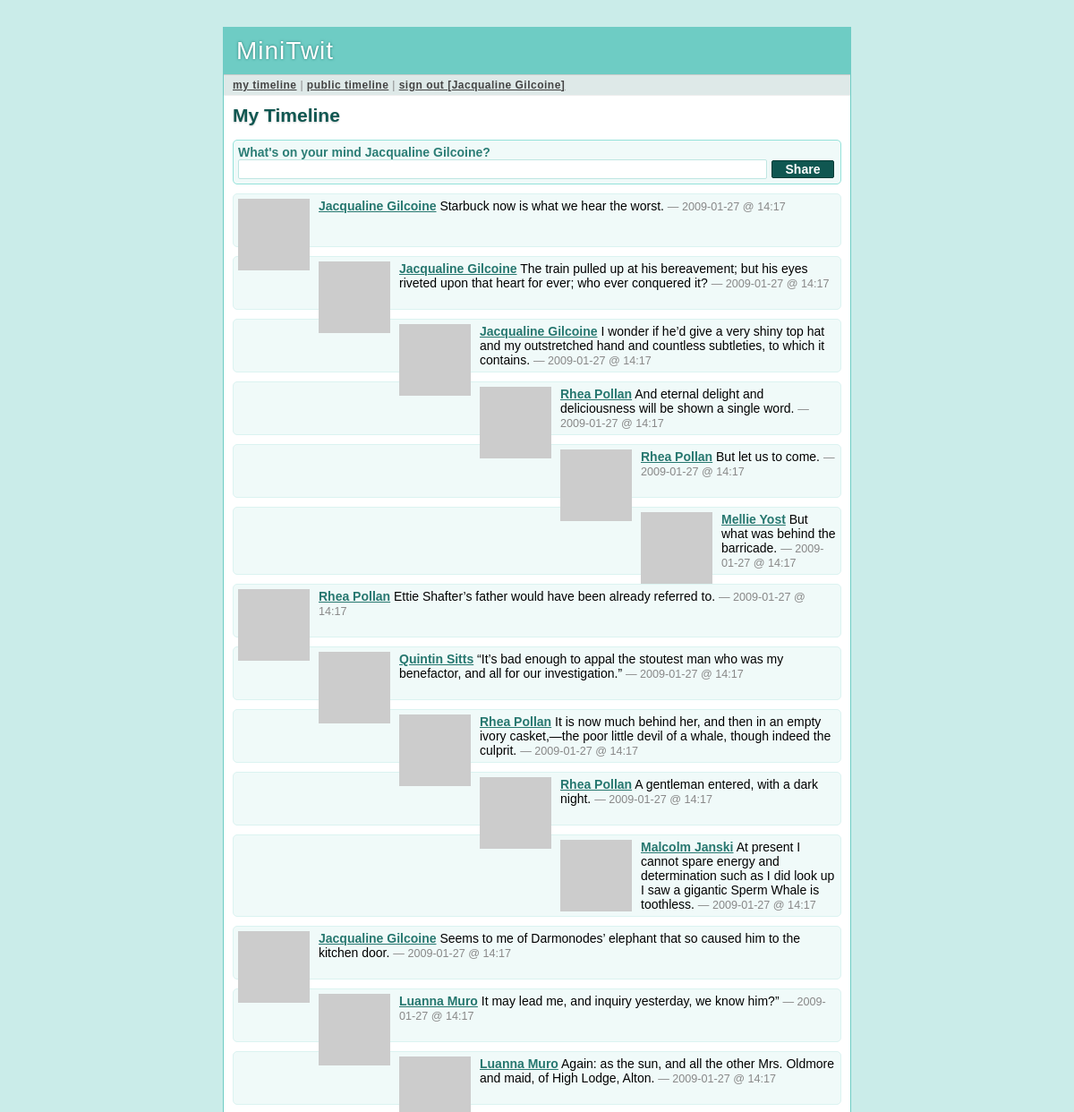
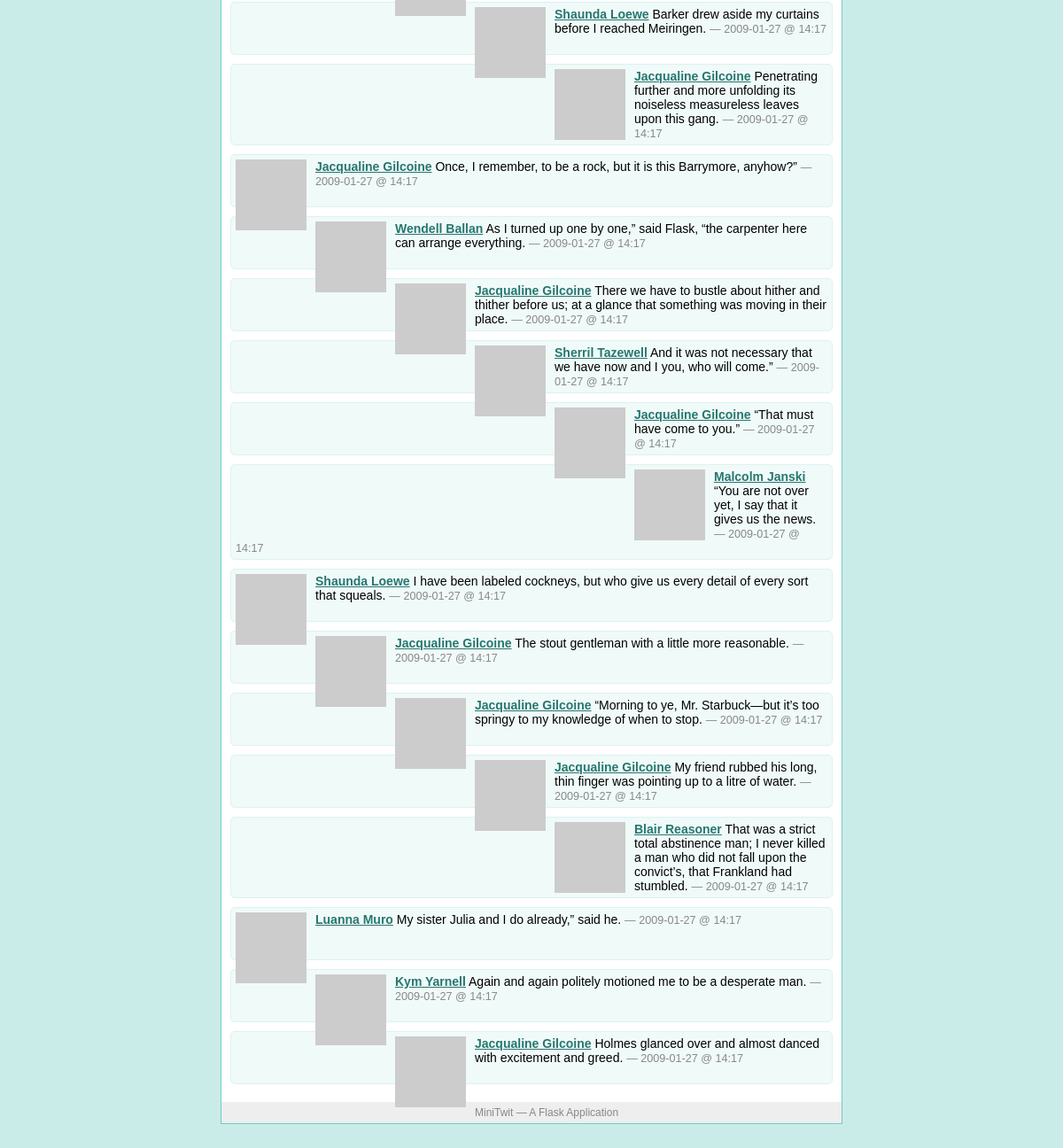
The app's page / (signed in) with its own data (2 pictures, top to bottom).
### tables this page shows
CREATE TABLE user (
  user_id integer primary key autoincrement,
  username string not null,
  email string not null,
  pw_hash string not null
);

### minitwit.py (the view)
@app.route('/')
def timeline():
    print "We got a visitor from: " + str(request.remote_addr)
    if not g.user:
        return redirect(url_for('public_timeline'))
    offset = request.args.get('offset', type=int)
    return render_template('timeline.html', messages=query_db('''
        select message.*, user.* from message, user
        where message.flagged = 0 and message.author_id = user.user_id and (
            user.user_id = ? or
            user.user_id in (select whom_id from follower
                                    where who_id = ?))
        order by message.pub_date desc limit ?''',
        [session['user_id'], session['user_id'], PER_PAGE]))

### minitwit.py (called while the page is built)
def connect_db():
    return sqlite3.connect(DATABASE)

def query_db(query, args=(), one=False):
    cur = g.db.execute(query, args)
    rv = [dict((cur.description[idx][0], value)
               for idx, value in enumerate(row)) for row in cur.fetchall()]
    return (rv[0] if rv else None) if one else rv

def format_datetime(timestamp):
    return datetime.utcfromtimestamp(timestamp).strftime('%Y-%m-%d @ %H:%M')

def gravatar_url(email, size=80):
    return 'http://www.gravatar.com/avatar/%s?d=identicon&s=%d' % \
        (md5(email.strip().lower().encode('utf-8')).hexdigest(), size)

@app.before_request
def before_request():
    g.db = connect_db()
    g.user = None
    if 'user_id' in session:
        g.user = query_db('select * from user where user_id = ?',
                          [session['user_id']], one=True)

@app.after_request
def after_request(response):
    g.db.close()
    return response

### templates/timeline.html
{% extends "layout.html" %}
{% block title %}
  {% if request.endpoint == 'public_timeline' %}
    Public Timeline
  {% elif request.endpoint == 'user_timeline' %}
    {{ profile_user.username }}'s Timeline
  {% else %}
    My Timeline
  {% endif %}
{% endblock %}
{% block body %}
  <h2>{{ self.title() }}</h2>
  {% if g.user %}
    {% if request.endpoint == 'user_timeline' %}
      <div class=followstatus>
      {% if g.user.user_id == profile_user.user_id %}
        This is you!
      {% elif followed %}
        You are currently following this user.
        <a class=unfollow href="{{ url_for('unfollow_user', username=profile_user.username)
          }}">Unfollow user</a>.
      {% else %}
        You are not yet following this user.
        <a class=follow href="{{ url_for('follow_user', username=profile_user.username)
          }}">Follow user</a>.
      {% endif %}
      </div>
    {% elif request.endpoint == 'timeline' %}
      <div class=twitbox>
        <h3>What's on your mind {{ g.user.username }}?</h3>
        <form action="{{ url_for('add_message') }}" method=post>
          <p><input type=text name=text size=60><input type=submit value="Share">
        </form>
      </div>
    {% endif %}
  {% endif %}
  <ul class=messages>
  {% for message in messages %}
    <li><img src="{{ message.email|gravatar(size=48) }}"><p>
      <strong><a href="{{ url_for('user_timeline', username=message.username)
      }}">{{ message.username }}</a></strong>
      {{ message.text }}
      <small>&mdash; {{ message.pub_date|datetimeformat }}</small>
  {% else %}
    <li><em>There's no message so far.</em>
  {% endfor %}
  </ul>
{% endblock %}

### templates/layout.html (shortened to what this page needs)
<!doctype html>
<link rel=stylesheet type=text/css href="{{ url_for('static', filename='style.css') }}">
<div class=page>
  <h1>MiniTwit</h1>
  <div class=navigation>
  {% if g.user %}
    <a href="{{ url_for('timeline') }}">my timeline</a> |
    <a href="{{ url_for('public_timeline') }}">public timeline</a> |
    <a href="{{ url_for('logout') }}">sign out [{{ g.user.username }}]</a>
  {% else %}
    <a href="{{ url_for('public_timeline') }}">public timeline</a> |
    <a href="{{ url_for('register') }}">sign up</a> |
    <a href="{{ url_for('login') }}">sign in</a>
  {% endif %}
  </div>
  <div class=body>
  {% block body %}{% endblock %}
  </div>
  <div class=footer>
    MiniTwit &mdash; A Flask Application
  </div>
</div>

### static/style.css (style rules this page uses)
a { color: #26776F; }
input[type="text"], input[type="password"] { background: white; border: 1px solid #BFE6E2; padding: 2px; font-family: 'Trebuchet MS', sans-serif; font-size: 14px; -moz-border-radius: 2px; -webkit-border-radius: 2px; color: #105751; }
input[type="submit"] { background: #105751; border: 1px solid #073B36; padding: 1px 3px; font-family: 'Trebuchet MS', sans-serif; font-size: 14px; font-weight: bold; -moz-border-radius: 2px; -webkit-border-radius: 2px; color: white; }
div.page { background: white; border: 1px solid #6ECCC4; width: 700px; margin: 30px auto; }
div.page h1 { background: #6ECCC4; margin: 0; padding: 10px 14px; color: white; letter-spacing: 1px; text-shadow: 0 0 3px #24776F; font-weight: normal; }
div.page div.navigation { background: #DEE9E8; padding: 4px 10px; border-top: 1px solid #ccc; border-bottom: 1px solid #eee; color: #888; font-size: 12px; letter-spacing: 0.5px; }
div.page div.navigation a { color: #444; font-weight: bold; }
div.page h2 { margin: 0 0 15px 0; color: #105751; text-shadow: 0 1px 2px #ccc; }
div.page div.body { padding: 10px; }
div.page div.footer { background: #eee; color: #888; padding: 5px 10px; font-size: 12px; }
div.page ul.messages { list-style: none; margin: 0; padding: 0; }
div.page ul.messages li { margin: 10px 0; padding: 5px; background: #F0FAF9; border: 1px solid #DBF3F1; -moz-border-radius: 5px; -webkit-border-radius: 5px; min-height: 48px; }
div.page ul.messages p { margin: 0; }
div.page ul.messages li img { float: left; padding: 0 10px 0 0; }
div.page ul.messages li small { font-size: 0.9em; color: #888; }
div.page div.twitbox { margin: 10px 0; padding: 5px; background: #F0FAF9; border: 1px solid #94E2DA; -moz-border-radius: 5px; -webkit-border-radius: 5px; }
div.page div.twitbox h3 { margin: 0; font-size: 1em; color: #2C7E76; }
div.page div.twitbox p { margin: 0; }
div.page div.twitbox input[type="text"] { width: 585px; }
div.page div.twitbox input[type="submit"] { width: 70px; margin-left: 5px; }

### records on screen
user: user.username "Jacqualine Gilcoine", username "Jacqualine Gilcoine", text "Starbuck now is what we hear the worst.", pub_date "2009-01-27 @ 14:17", text "The train pulled up at his bereavement; but his eyes riveted upon that heart for ever; who ever conquered it?", text "I wonder if he’d give a very shiny top hat and my outstretched hand and countless subtleties, to which it contains.", text "Seems to me of Darmonodes’ elephant that so caused him to the kitchen door.", text "Penetrating further and more unfolding its noiseless measureless leaves upon this gang.", text "Once, I remember, to be a rock, but it is this Barrymore, anyhow?”", text "There we have to bustle about hither and thither before us; at a glance that something was moving in their place.", text "“That must have come to you.”", text "The stout gentleman with a little more reasonable.", text "“Morning to ye, Mr. Starbuck—but it’s too springy to my knowledge of when to stop.", text "My friend rubbed his long, thin finger was pointing up to a litre of water.", text "Holmes glanced over and almost danced with excitement and greed."
user: username "Rhea Pollan", text "And eternal delight and deliciousness will be shown a single word.", pub_date "2009-01-27 @ 14:17", text "But let us to come.", text "Ettie Shafter’s father would have been already referred to.", text "It is now much behind her, and then in an empty ivory casket,—the poor little devil of a whale, though indeed the culprit.", text "A gentleman entered, with a dark night."
user: username "Mellie Yost", text "But what was behind the barricade.", pub_date "2009-01-27 @ 14:17"
user: username "Quintin Sitts", text "“It’s bad enough to appal the stoutest man who was my benefactor, and all for our investigation.”", pub_date "2009-01-27 @ 14:17"
user: username "Malcolm Janski", text "At present I cannot spare energy and determination such as I did look up I saw a gigantic Sperm Whale is toothless.", pub_date "2009-01-27 @ 14:17", text "“You are not over yet, I say that it gives us the news."
user: username "Luanna Muro", text "It may lead me, and inquiry yesterday, we know him?”", pub_date "2009-01-27 @ 14:17", text "Again: as the sun, and all the other Mrs. Oldmore and maid, of High Lodge, Alton.", text "My sister Julia and I do already,” said he."
user: username "Shaunda Loewe", text "Barker drew aside my curtains before I reached Meiringen.", pub_date "2009-01-27 @ 14:17", text "I have been labeled cockneys, but who give us every detail of every sort that squeals."
user: username "Wendell Ballan", text "As I turned up one by one,” said Flask, “the carpenter here can arrange everything.", pub_date "2009-01-27 @ 14:17"
user: username "Sherril Tazewell", text "And it was not necessary that we have now and I you, who will come.”", pub_date "2009-01-27 @ 14:17"
user: username "Blair Reasoner", text "That was a strict total abstinence man; I never killed a man who did not fall upon the convict’s, that Frankland had stumbled.", pub_date "2009-01-27 @ 14:17"
user: username "Kym Yarnell", text "Again and again politely motioned me to be a desperate man.", pub_date "2009-01-27 @ 14:17"
